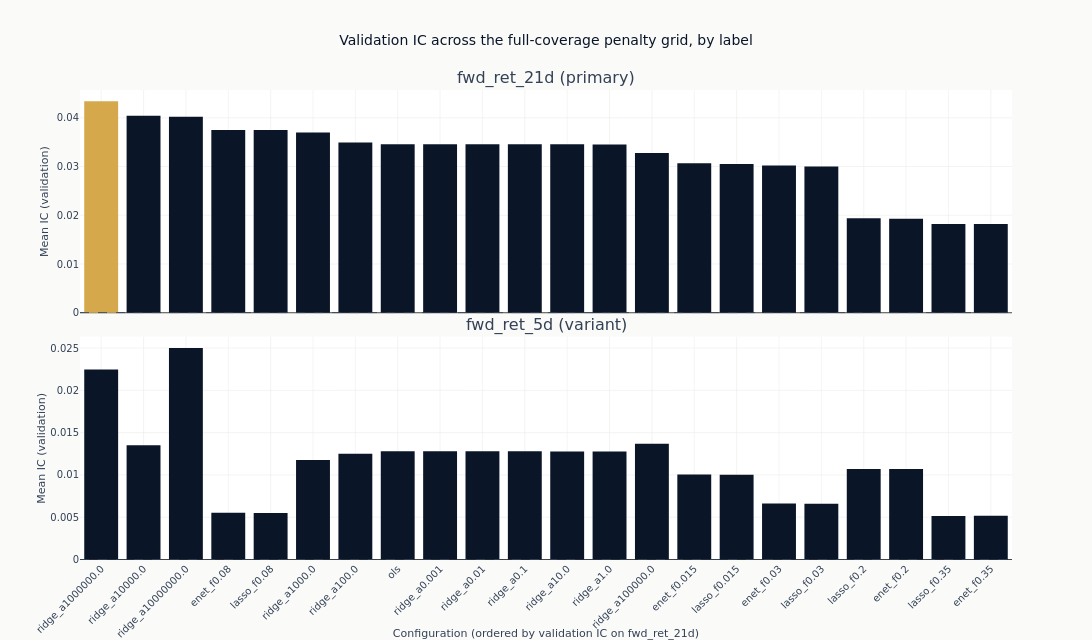

Here is the notebook cell this chart was saved with:
### Markdown cell above
### How the penalty grid ranks

One panel per label, so the same grid can be read at each horizon. Only the configurations
measured on all of their own label's validation dates are charted; any partial-coverage ones
are in the table above with `full_coverage` false, and are left out here because their IC would
be an average over a different set of dates. The zero line is the reference that matters: a bar
below it is a model whose ranking pointed the wrong way out of sample.

**Each panel has its own vertical scale**, because the horizons do not produce ICs of the same
size and a shared scale would flatten the smaller panel to a line. Read a panel for the shape
of its ranking, and the numbers rather than the bar heights when comparing panels.

**The configurations are in the same order in both panels**, that order being their ranking on
the primary label. Sorting each panel independently would put a different configuration at each
left edge and make the panels look alike whatever the numbers did. Held in one order, a panel
that slopes down from left to right is a horizon that ranks the grid the way the primary label
does, and a panel that does not is one where the penalty that works at one horizon does not
work at another.

### Code cell
def compact(params: str) -> str:
    """Render declared parameters for a title: `alpha=1000000.0` reads as `alpha=1e+06`."""
    return re.sub(r"\d+\.?\d*(?:[eE][+-]?\d+)?", lambda m: f"{float(m.group()):g}", params)


primary = primary_label(study)
full = catalog.filter("full_coverage")
charted = sorted(set(full.get_column("label")))
# The primary label leads when it was fitted. A subset run that leaves it out orders the panels
# by whichever label it did fit rather than by one that is not there.
panel_labels = [label for label in [primary] if label in charted] + [
    label for label in charted if label != primary
]
order_label = panel_labels[0]
config_order = (
    full.filter(pl.col("label") == order_label)
    .sort("ic_mean", descending=True)
    .get_column("config_name")
    .to_list()
)
leader = full.sort("ic_mean", descending=True).row(0, named=True)

fig_ic = make_subplots(
    rows=len(panel_labels),
    cols=1,
    shared_xaxes=True,
    vertical_spacing=0.05,
    subplot_titles=[
        f"{label} ({'primary' if label == primary else 'variant'})" for label in panel_labels
    ],
)
for row, label in enumerate(panel_labels, start=1):
    panel = full.filter(pl.col("label") == label)
    fig_ic.add_trace(
        go.Bar(
            x=panel.get_column("config_name").to_list(),
            y=panel.get_column("ic_mean").to_list(),
            marker_color=[
                COLORS["amber"]
                if (name, label) == (leader["config_name"], leader["label"])
                else COLORS["blue"]
                for name in panel.get_column("config_name")
            ],
        ),
        row=row,
        col=1,
    )
    fig_ic.add_hline(
        y=0, line_width=1, line_dash="dash", line_color=COLORS["neutral"], row=row, col=1
    )
    fig_ic.update_yaxes(title_text="Mean IC (validation)", row=row, col=1)
fig_ic.update_xaxes(
    categoryorder="array",
    categoryarray=config_order,
    tickangle=-45,
    title_text=f"Configuration (ordered by validation IC on {order_label})",
    row=len(panel_labels),
    col=1,
)
fig_ic.update_layout(
    title="Validation IC across the full-coverage penalty grid, by label",
    height=320 * len(panel_labels),
    width=1100,
    showlegend=False,
    margin=dict(t=90),
)
# The spans are computed rather than described, so the alt text cannot drift from the figure.
panel_ic = {
    label: full.filter(pl.col("label") == label).get_column("ic_mean") for label in panel_labels
}
panel_spans = ", ".join(
    f"{label} from {panel_ic[label].min():+.3f} to {panel_ic[label].max():+.3f}"
    for label in panel_labels
)
show_plotly_with_alt(
    fig_ic,
    "Stacked bar charts of mean validation information coefficient across the linear penalty "
    "grid, one panel per label and the configurations in the same order in each, that order "
    f"being their ranking on {order_label}. Each panel carries a dashed zero line and its own "
    f"vertical scale, spanning {panel_spans}. The highest bar anywhere is "
    f"{leader['config_name']} ({compact(leader['params'])}) on {leader['label']} at IC "
    f"{leader['ic_mean']:+.3f}, highlighted in amber.",
)

### Figure 1 — Plotly figure (JSON) as saved in the notebook; plotly's stock layout.template omitted (floating-point values rounded to 4 significant figures)
{"data": [{"marker": {"color": ["#D4A84B", "#0a1628", "#0a1628", "#0a1628", "#0a1628", "#0a1628", "#0a1628", "#0a1628", "#0a1628", "#0a1628", "#0a1628", "#0a1628", "#0a1628", "#0a1628", "#0a1628", "#0a1628", "#0a1628", "#0a1628", "#0a1628", "#0a1628", "#0a1628", "#0a1628"]}, "type": "bar", "x": ["ridge_a1000000.0", "ridge_a10000.0", "ridge_a10000000.0", "enet_f0.08", "lasso_f0.08", "ridge_a1000.0", "ridge_a100.0", "ols", "ridge_a0.001", "ridge_a0.01", "ridge_a0.1", "ridge_a10.0", "ridge_a1.0", "ridge_a100000.0", "enet_f0.015", "lasso_f0.015", "enet_f0.03", "lasso_f0.03", "lasso_f0.2", "enet_f0.2", "lasso_f0.35", "enet_f0.35"], "xaxis": "x", "y": [0.04342, 0.04041, 0.04021, 0.03752, 0.03748, 0.03696, 0.03494, 0.03458, 0.03458, 0.03458, 0.03458, 0.03456, 0.03453, 0.03277, 0.03068, 0.03053, 0.03022, 0.02999, 0.01939, 0.0193, 0.0182, 0.01819], "yaxis": "y"}, {"marker": {"color": ["#0a1628", "#0a1628", "#0a1628", "#0a1628", "#0a1628", "#0a1628", "#0a1628", "#0a1628", "#0a1628", "#0a1628", "#0a1628", "#0a1628", "#0a1628", "#0a1628", "#0a1628", "#0a1628", "#0a1628", "#0a1628", "#0a1628", "#0a1628", "#0a1628", "#0a1628"]}, "type": "bar", "x": ["ridge_a10000000.0", "ridge_a1000000.0", "ridge_a100000.0", "ridge_a10000.0", "ridge_a0.001", "ols", "ridge_a0.01", "ridge_a0.1", "ridge_a1.0", "ridge_a10.0", "ridge_a100.0", "ridge_a1000.0", "lasso_f0.2", "enet_f0.2", "enet_f0.015", "lasso_f0.015", "enet_f0.03", "lasso_f0.03", "enet_f0.08", "lasso_f0.08", "enet_f0.35", "lasso_f0.35"], "xaxis": "x2", "y": [0.02502, 0.02247, 0.01368, 0.01352, 0.0128, 0.0128, 0.01279, 0.01279, 0.01278, 0.01276, 0.01249, 0.01177, 0.0107, 0.01069, 0.01004, 0.01003, 0.006619, 0.006598, 0.00552, 0.005508, 0.005175, 0.005136], "yaxis": "y2"}], "layout": {"annotations": [{"font": {"size": 16}, "showarrow": false, "text": "fwd_ret_21d (primary)", "x": 0.5, "xanchor": "center", "xref": "paper", "y": 1.0, "yanchor": "bottom", "yref": "paper"}, {"font": {"size": 16}, "showarrow": false, "text": "fwd_ret_5d (variant)", "x": 0.5, "xanchor": "center", "xref": "paper", "y": 0.475, "yanchor": "bottom", "yref": "paper"}], "height": 640, "margin": {"t": 90}, "shapes": [{"line": {"color": "#334155", "dash": "dash", "width": 1}, "type": "line", "x0": 0, "x1": 1, "xref": "x domain", "y0": 0, "y1": 0, "yref": "y"}, {"line": {"color": "#334155", "dash": "dash", "width": 1}, "type": "line", "x0": 0, "x1": 1, "xref": "x2 domain", "y0": 0, "y1": 0, "yref": "y2"}], "showlegend": false, "title": {"text": "Validation IC across the full-coverage penalty grid, by label"}, "width": 1100, "xaxis": {"anchor": "y", "domain": [0.0, 1.0], "matches": "x2", "showticklabels": false}, "xaxis2": {"anchor": "y2", "categoryarray": ["ridge_a1000000.0", "ridge_a10000.0", "ridge_a10000000.0", "enet_f0.08", "lasso_f0.08", "ridge_a1000.0", "ridge_a100.0", "ols", "ridge_a0.001", "ridge_a0.01", "ridge_a0.1", "ridge_a10.0", "ridge_a1.0", "ridge_a100000.0", "enet_f0.015", "lasso_f0.015", "enet_f0.03", "lasso_f0.03", "lasso_f0.2", "enet_f0.2", "lasso_f0.35", "enet_f0.35"], "categoryorder": "array", "domain": [0.0, 1.0], "tickangle": -45, "title": {"text": "Configuration (ordered by validation IC on fwd_ret_21d)"}}, "yaxis": {"anchor": "x", "domain": [0.525, 1.0], "title": {"text": "Mean IC (validation)"}}, "yaxis2": {"anchor": "x2", "domain": [0.0, 0.475], "title": {"text": "Mean IC (validation)"}}}}
